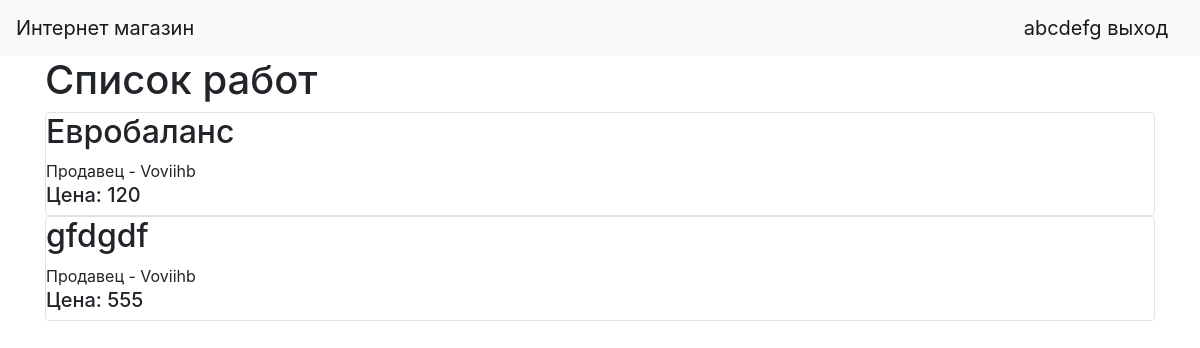
Page /main (signed in) on the earlier database version.
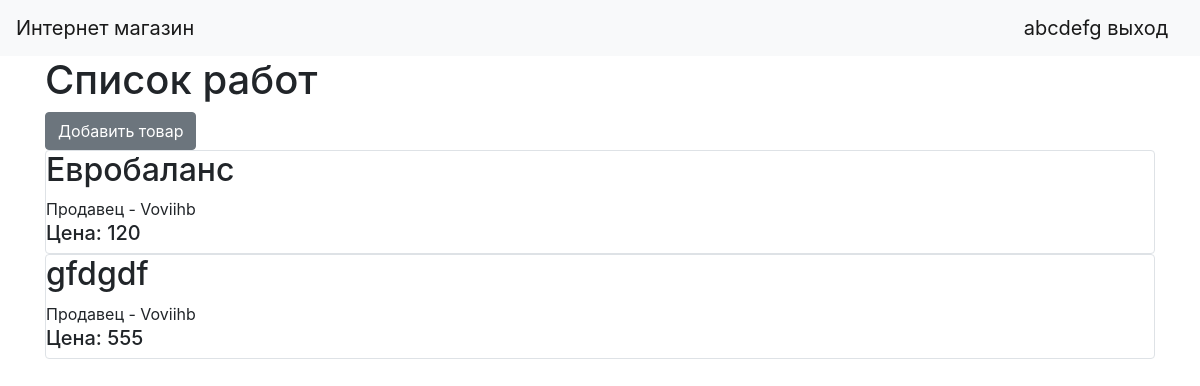
Same page on the later database version.
### data/users.py (models this page shows, shortened)
class User(SqlAlchemyBase, UserMixin):
    __tablename__ = 'users'
    id = sqlalchemy.Column(sqlalchemy.Integer, primary_key=True, autoincrement=True)
    name = sqlalchemy.Column(sqlalchemy.String, nullable=True)
    about = sqlalchemy.Column(sqlalchemy.String, nullable=True)
    email = sqlalchemy.Column(sqlalchemy.String, index=True, unique=True, nullable=True)
    role = sqlalchemy.Column(sqlalchemy.Integer)
    hashed_password = sqlalchemy.Column(sqlalchemy.String, nullable=True)
    created_date = sqlalchemy.Column(sqlalchemy.DateTime, default=datetime.datetime.now)

### data/products.py (models this page shows, shortened)
class Products(SqlAlchemyBase):
    __tablename__ = 'products'
    id = sqlalchemy.Column(sqlalchemy.Integer, primary_key=True, autoincrement=True)
    title = sqlalchemy.Column(sqlalchemy.String, nullable=True)
    quantity = sqlalchemy.Column(sqlalchemy.Integer, nullable=True)
    price = sqlalchemy.Column(sqlalchemy.Integer, nullable=True)
    description = sqlalchemy.Column(sqlalchemy.String, nullable=True)
    category = sqlalchemy.Column(sqlalchemy.String, nullable=True)
    user_id = sqlalchemy.Column(sqlalchemy.Integer, sqlalchemy.ForeignKey("users.id"))
    user = orm.relationship('User', foreign_keys="Products.user_id", backref="products")

### main.py (the view)
@app.route("/")
@app.route("/main")
def index():
    db_sess = db_session.create_session()
    products = db_sess.query(Products)
    return render_template("index.html", products=products)

### data/db_session.py (called while the page is built)
def create_session() -> Session:
    global __factory
    return __factory()

### main.py (called while the page is built)
@login_manager.user_loader
def load_user(user_id):
    db_sess = db_session.create_session()
    return db_sess.query(User).get(user_id)

### templates/index.html (shortened to what this page needs)
{% extends "base.html" %}
{% block content %}
    <h1>Список работ</h1>
    {% if current_user.is_authenticated and current_user.role == "sell" %}
        <a href="addproduct" class="btn btn-secondary">Добавить товар</a>
    {% endif %}
    {% for item in products %}
        <div class="col-md6 border rounded">
            <h2>{{ item.title}}</h2>
            <div>
                Продавец - {{ item.user.name }}
            </div>
            <div>
                <h5>Цена: {{ item.price }}</h5>
            </div>
        </div>
    {% endfor %}
{% endblock %}

### templates/base.html (shortened to what this page needs)
<!doctype html>
<html lang="en">
<head>
    <link rel="stylesheet" href="https://stackpath.bootstrapcdn.com/bootstrap/4.4.1/css/bootstrap.min.css">
</head>
  <body>
    <header>
        <nav class="navbar navbar-light bg-light">
        <a class="navbar-brand" href="#">Интернет магазин</a>
        {% if current_user.is_authenticated %}
            <a class="navbar-brand" href="/logout">{{ current_user.name }} выход</a>
        {% else %}
            <p>
                <a class="btn btn-primary " href="/register">Зарегистрироваться</a>
                <a class="btn btn-success" href="/login">Войти</a>
            </p>
        {% endif %}
    </nav>
    </header>
    <main role="main" class="container">
        {% block content %}{% endblock %}
    </main>
  </body>
</html>

Differences in the rows shown:
changed User "abcdefg": role empty → "sell" (drawn)
Other differences:
text now shown: "Добавить товар"
